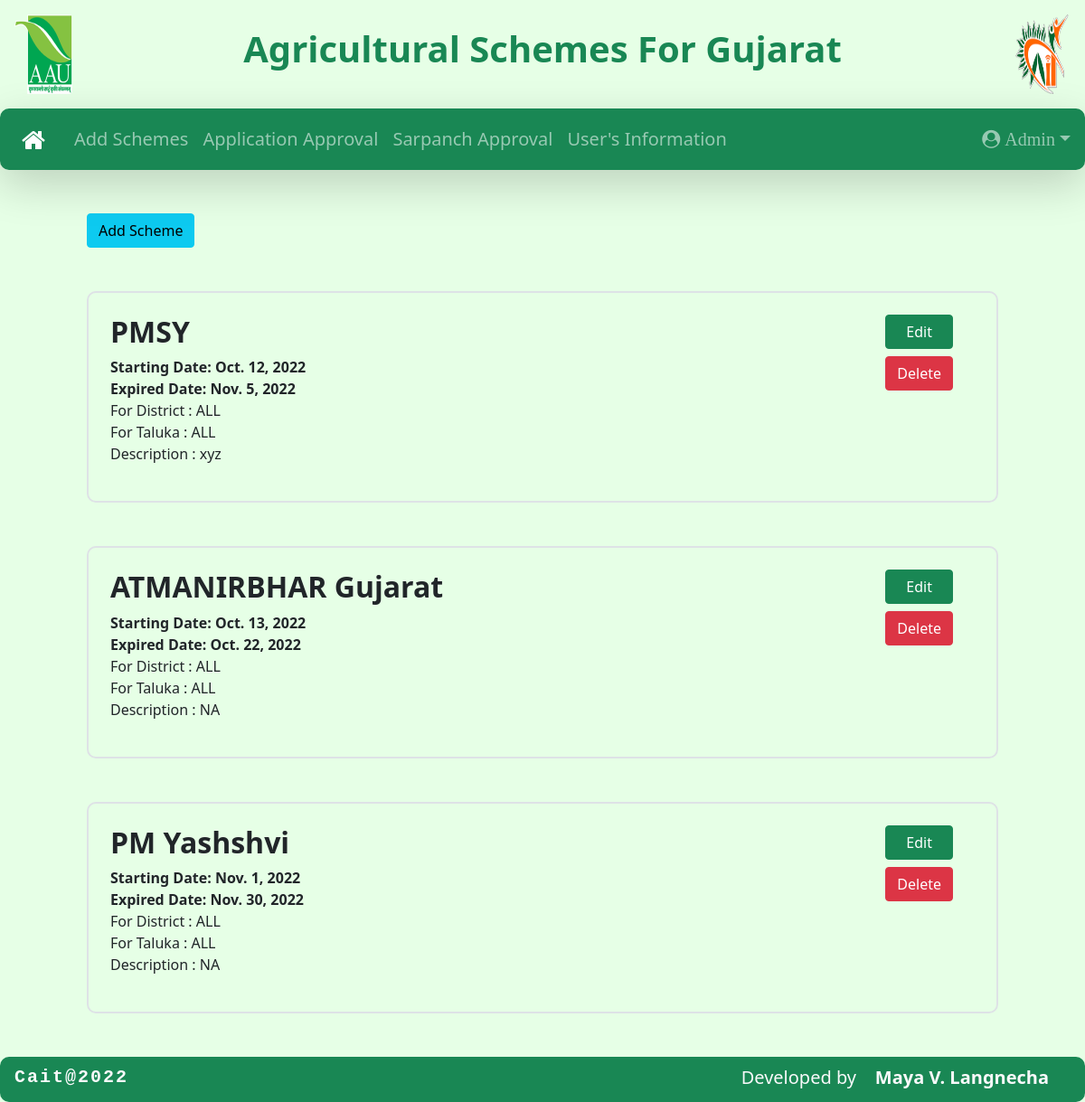
Screenshot of /super_admin_addscheme/ (signed in) with the database file from the repository.
### model/models.py (models this page shows)
class schemes(models.Model):
    Schemes_id = models.AutoField(primary_key=True)
    Name = models.CharField(max_length=100)
    Eligibility = models.CharField(max_length=1000)
    For_district = models.CharField(max_length=30)
    For_taluka = models.CharField(max_length=30)
    Starting_date = models.DateField(max_length=20)
    Ending_date = models.DateField(max_length=20)
    Schemes_desc = models.CharField(max_length=2000)

### Agricultural_scheme/views.py (the view, shortened to what this page needs)
# urls.py: path('super_admin_addscheme/',views.super_admin_addscheme,name='super_admin_addscheme'),
def super_admin_addscheme(request):
    if request.session.has_key('super'):
        scheme_data = schemes.objects.all()
        context={
            'scheme_data' : scheme_data,
            'aname' : aname,
            'auser' : auser,
        }
        return render(request, 'super_admin_addscheme.html',context)
    else:
        return redirect(login)

### Templates/super_admin_addscheme.html (shortened to what this page needs)
{% include "super_admin_header.html" %}
<div class='p-5'>
    <div class="px-5">
        <input type="button" value="Add Scheme" class="btn btn-info" id="add_sch">
    </div>
    <div class="row">
        {% for i in scheme_data %}
        <div class="col-sm-12">
            <div class="d-flex border border-2 mt-5 mx-5 bg-transparent" style="border-radius: 10px;">
                <div class="card-body p-4">
                    <h5 class="card-title fw-bold fs-2">{{i.Name}}</h5>
                    <b>Starting Date: {{i.Starting_date}}</b>
                    <br>
                    <b>Expired Date: {{i.Ending_date}}</b>
                    <p>For District : {{i.For_district}}
                        <br>
                        For Taluka : {{i.For_taluka}}
                        <br>
                        Description : {{i.Schemes_desc}}
                    </p>
                </div>
                <div class="float-end py-4 px-5">
                    <a href="#" class="btn btn-success mb-2 w-100" data-bs-toggle="modal"
                        data-bs-target="#sceditModal{{forloop.counter}}" role="button">Edit</a> <br>
                    <a href="{% url 'sdelete' i.Schemes_id %}" class="btn btn-danger mb-2"
                        onclick="return confirm('Are You Sure! You Want To Delete It??')">Delete</a>
                </div>
            </div>
        </div>
        {% endfor %}
    </div>
</div>
{% include "footer.html" %}

### Static/CSS/Style.css (style rules this page uses)
html { overflow-x: hidden; }

### rows the page displays
schemes: Name "PMSY", Starting_date "Oct. 12, 2022", Ending_date "Nov. 5, 2022", For_district "ALL", For_taluka "ALL", Schemes_desc "xyz"
schemes: Name "ATMANIRBHAR Gujarat", Starting_date "Oct. 13, 2022", Ending_date "Oct. 22, 2022", For_district "ALL", For_taluka "ALL", Schemes_desc "NA"
schemes: Name "PM Yashshvi", Starting_date "Nov. 1, 2022", Ending_date "Nov. 30, 2022", For_district "ALL", For_taluka "ALL", Schemes_desc "NA"

### other values shown
{{ aname }} "Admin"
